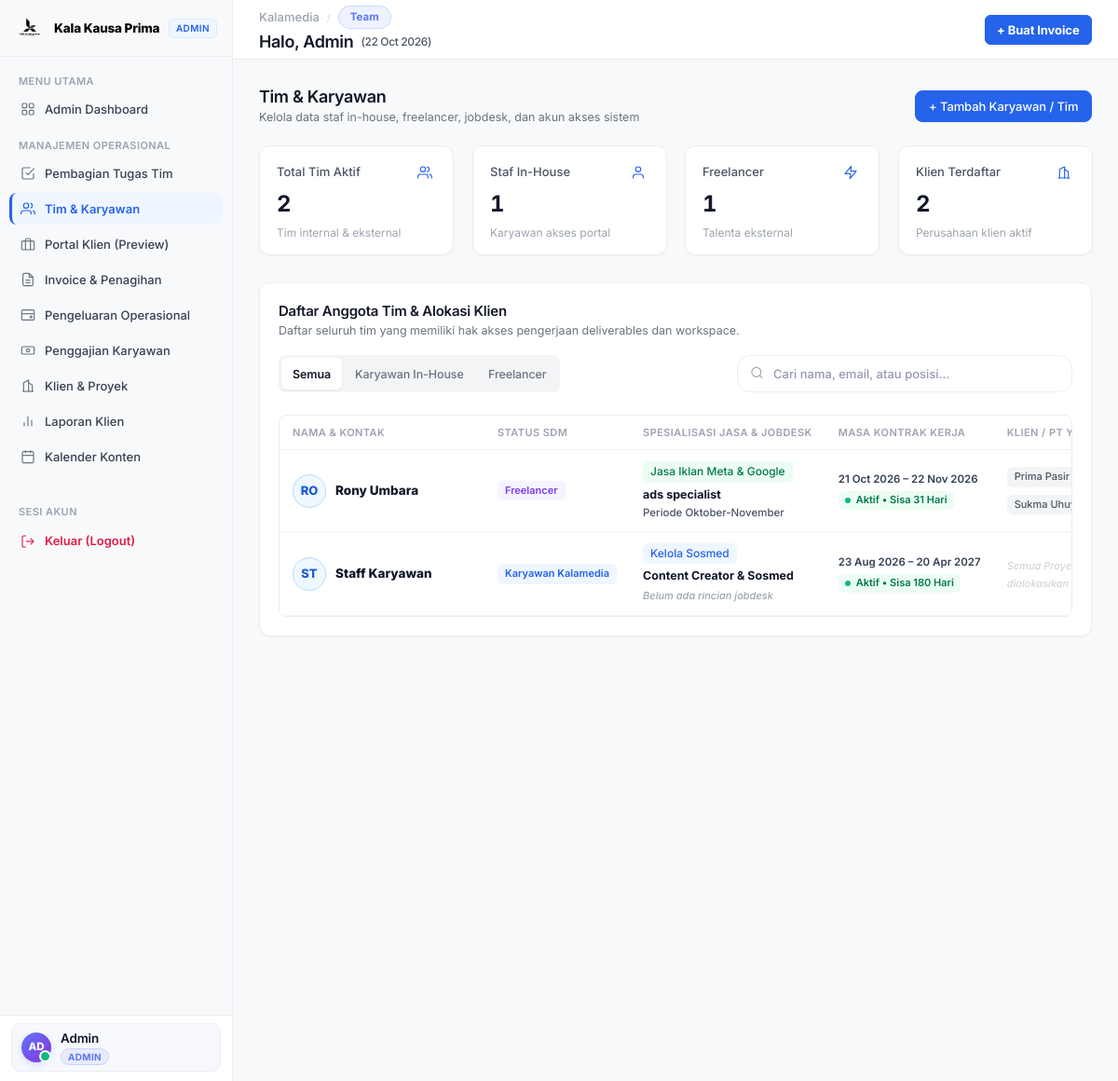
Page /team?_slot=internal&_u=u_2 (signed in) on the earlier database version.
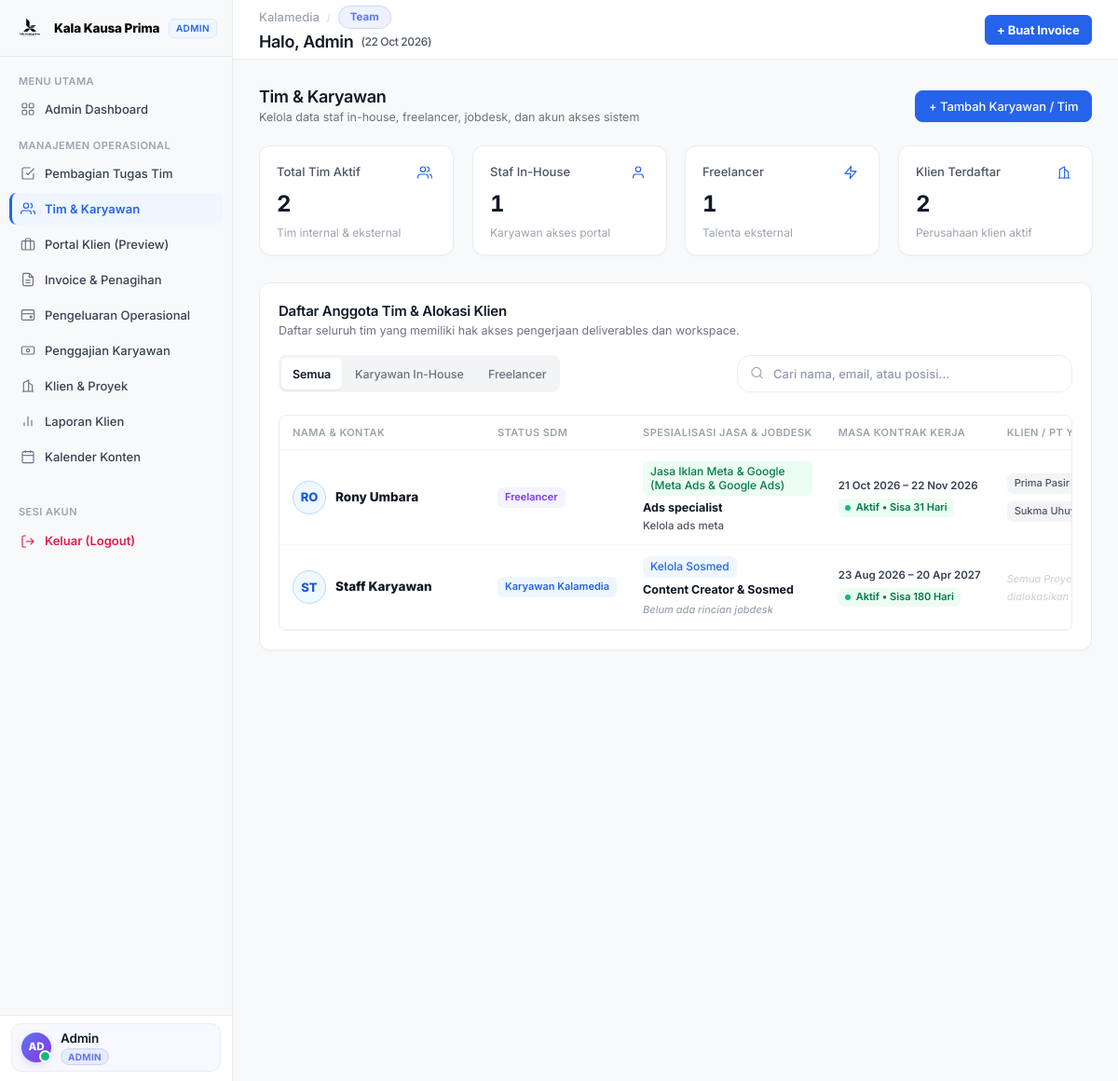
Same page on the later database version.
### tables this page shows
CREATE TABLE users (
                id INTEGER PRIMARY KEY AUTOINCREMENT,
                name VARCHAR(100) NOT NULL,
                email VARCHAR(150) UNIQUE NOT NULL,
                password VARCHAR(255) NOT NULL,
                role VARCHAR(20) NOT NULL DEFAULT 'admin', -- 'owner' or 'admin'
                avatar VARCHAR(255) DEFAULT NULL,
                created_at DATETIME DEFAULT CURRENT_TIMESTAMP
            , employment_type VARCHAR(30) DEFAULT 'internal', phone_wa VARCHAR(50) DEFAULT NULL, client_id INT DEFAULT NULL, is_active INT DEFAULT 1, position VARCHAR(150) DEFAULT NULL, jobdesk TEXT DEFAULT NULL, is_deleted INT DEFAULT 0, service_specialty VARCHAR(150) DEFAULT 'Kelola Sosmed', contract_start_date DATE DEFAULT NULL, contract_end_date DATE DEFAULT NULL);

CREATE TABLE clients (
                id INTEGER PRIMARY KEY AUTOINCREMENT,
                name VARCHAR(150) NOT NULL,
                company VARCHAR(150) NOT NULL,
                email VARCHAR(150) NOT NULL,
                phone VARCHAR(50) NOT NULL,
                address TEXT DEFAULT NULL,
                created_at DATETIME DEFAULT CURRENT_TIMESTAMP
            , logo VARCHAR(255) DEFAULT NULL, is_deleted INTEGER DEFAULT 0, company_name VARCHAR(150) DEFAULT NULL, pic_name VARCHAR(150) DEFAULT NULL, package_name VARCHAR(100) DEFAULT 'Social Media & Performance Ads', status VARCHAR(30) DEFAULT 'Active', service_type VARCHAR(200) DEFAULT 'Kelola Sosmed', contract_start_date DATE DEFAULT NULL, contract_end_date DATE DEFAULT NULL, contract_status VARCHAR(30) DEFAULT 'active');

### views/team.php (shortened to what the rows shown need)
<?php
$db = Database::getConnection();
$allClients = $db->query("
    SELECT id, company, name as pic_name
    FROM clients
    WHERE COALESCE(is_deleted, 0) = 0
    ORDER BY company ASC
")->fetchAll();
$teamMembers = $db->query("
    SELECT u.id, u.name, u.email, u.role, u.employment_type, u.position, u.jobdesk, u.phone_wa, u.avatar, u.is_active, u.created_at,
           u.service_specialty, u.contract_start_date, u.contract_end_date
    FROM users u
    WHERE u.role IN ('karyawan', 'freelancer') AND COALESCE(u.is_deleted, 0) = 0
    ORDER BY
        CASE WHEN u.employment_type = 'karyawan' THEN 1 ELSE 2 END,
        u.name ASC
")->fetchAll();
?>
<!DOCTYPE html>
<html lang="id">
<head>
  <link rel="stylesheet" href="assets/css/style.css?v=saas-linear-1.0">
</head>
<body>
  <div class="app-container">
    <main class="main-wrapper">
      <?php require_once BASE_PATH . '/includes/header.php'; ?>
      <div class="content-body">
        <div class="page-header-bar" style="display: flex; justify-content: space-between; align-items: center; margin-bottom: 20px; flex-wrap: wrap; gap: 12px;">
          <div>
            <h1 class="page-title" style="font-size: 18px; font-weight: 600; color: #111827; letter-spacing: -0.02em; margin: 0;">Tim &amp; Karyawan</h1>
          </div>
        </div>
        <div class="bento-table-card" style="overflow: visible; min-width: 0; max-width: 100%;">
          <div style="margin-bottom: 16px;">
            <h2 class="panel-title" style="font-size: 15px; font-weight: 600; color: #111827; margin: 0; letter-spacing: -0.015em;">
              Daftar Anggota Tim &amp; Alokasi Klien
            </h2>
          </div>
          <div class="kala-table-scroll table-responsive" style="width:100%; overflow-x:auto; -webkit-overflow-scrolling:touch; display:block;">
            <table class="table-custom" style="min-width: 960px; width: 100%;">
              <thead>
                <tr>
                  <th style="min-width: 220px; white-space: nowrap;">NAMA &amp; KONTAK</th>
                  <th style="min-width: 130px; white-space: nowrap;">STATUS SDM</th>
                  <th style="min-width: 200px; white-space: nowrap;">SPESIALISASI JASA &amp; JOBDESK</th>
                  <th style="min-width: 150px; white-space: nowrap;">MASA KONTRAK KERJA</th>
                  <th style="min-width: 180px; white-space: nowrap;">KLIEN / PT YANG DIPEGANG</th>
                </tr>
              </thead>
              <tbody id="team-table-body">
                <?php if (empty($teamMembers)): ?>
                  <tr id="empty-team-row">
                    <td colspan="7" style="text-align: center; color: var(--text-muted); padding: 48px;">
                      <svg width="28" height="28" viewBox="0 0 24 24" fill="none" stroke="#9CA3AF" stroke-width="1.75" stroke-linecap="round" stroke-linejoin="round" style="margin: 0 auto 8px; display: block;"><path d="M17 21v-2a4 4 0 0 0-4-4H5a4 4 0 0 0-4 4v2"/><circle cx="9" cy="7" r="4"/><path d="M23 21v-2a4 4 0 0 0-3-3.87"/><path d="M16 3.13a4 4 0 0 1 0 7.75"/></svg>
                      <div style="font-weight: 600; color: #111827; margin-bottom: 4px; font-size: 14px;">Belum Ada Anggota Tim</div>
                      <p style="font-size: 12.5px; color: #6B7280; margin: 0 auto 16px; max-width: 400px;">
                        Klik tombol "+ Tambah Karyawan / Tim" di atas untuk mendaftarkan karyawan atau freelancer pertama Anda.
                      </p>
                      <button type="button" class="btn btn-primary btn-sm" onclick="openModal('modal-create-team-member')">
                        + Tambah Karyawan / Tim
                      </button>
                    </td>
                  </tr>
                <?php else: ?>
                  <?php
                  $today = date('Y-m-d');
                  foreach ($teamMembers as $m):
                    $spec = $m['service_specialty'] ?? '';
                    $specClass = 'service-tag-default';
                    if (stripos($spec, 'sosmed') !== false) $specClass = 'service-tag-sosmed';
                    elseif (stripos($spec, 'desain') !== false) $specClass = 'service-tag-desain';
                    elseif (stripos($spec, 'web') !== false) $specClass = 'service-tag-web';
                    elseif (stripos($spec, 'iklan') !== false) $specClass = 'service-tag-ads';
                    $wStart = $m['contract_start_date'] ?? null;
                    $wEnd = $m['contract_end_date'] ?? null;
                    $wExpired = false;
                    $wDaysLeft = null;
                    if ($wEnd) {
                        $diff = (int)ceil((strtotime($wEnd) - strtotime($today)) / 86400);
                        if ($diff < 0) {
                            $wExpired = true;
                        } else {
                            $wDaysLeft = $diff;
                        }
                    }
                  ?>
                    <tr class="team-row" data-role="<?= htmlspecialchars($m['employment_type']) ?>" data-specialty="<?= htmlspecialchars(strtolower($spec)) ?>">
                      <td style="min-width: 220px; white-space: nowrap;">
                        <div style="display: flex; align-items: center; gap: 10px;">
                          <div style="width: 36px; height: 36px; border-radius: 50%; background: #EFF8FF; color: #175CD3; display: flex; align-items: center; justify-content: center; font-weight: 800; font-size: 13px; flex-shrink: 0; border: 1px solid #B2DDFF;">
                            <?= strtoupper(substr($m['name'], 0, 2)) ?>
                          </div>
                          <div>
                            <div style="font-weight: 800; color: #101828; font-size: 13.5px;">
                              <?= htmlspecialchars($m['name']) ?>
                            </div>
                          </div>
                        </div>
                      </td>
                      <td style="min-width: 130px; white-space: nowrap;">
                        <?php if ($m['employment_type'] === 'freelancer'): ?>
                          <span class="team-badge-freelancer">Freelancer</span>
                        <?php else: ?>
                          <span class="team-badge-karyawan">Karyawan Kalamedia</span>
                        <?php endif; ?>
                      </td>
                      <td style="min-width: 200px;">
                        <?php if (!empty($spec)): ?>
                          <div>
                            <span class="service-tag <?= $specClass ?>"><?= htmlspecialchars($spec) ?></span>
                          </div>
                        <?php endif; ?>
                        <div style="font-weight: 700; color: #101828; font-size: 12.5px; margin-bottom: 2px;">
                          <?= htmlspecialchars($m['position'] ?: 'Spesialis Tim') ?>
                        </div>
                        <?php if (!empty($m['jobdesk'])): ?>
                          <div style="font-size: 11.5px; color: var(--text-secondary); max-width: 280px; line-height: 1.4; display: -webkit-box; -webkit-line-clamp: 2; -webkit-box-orient: vertical; overflow: hidden;" title="<?= htmlspecialchars($m['jobdesk']) ?>">
                            <?= nl2br(htmlspecialchars($m['jobdesk'])) ?>
                          </div>
                        <?php else: ?>
                          <span style="font-size: 11px; color: var(--text-muted); font-style: italic;">Belum ada rincian jobdesk</span>
                        <?php endif; ?>
                      </td>
                      <td style="min-width: 150px; white-space: nowrap;">
                        <?php if ($wStart && $wEnd): ?>
                          <div style="font-size: 11.5px; color: #344054; font-weight: 600; margin-bottom: 4px;">
                            <?= date('d M Y', strtotime($wStart)) ?> &ndash; <?= date('d M Y', strtotime($wEnd)) ?>
                          </div>
                        <?php else: ?>
                          <div style="font-size: 11px; color: var(--text-muted); font-style: italic; margin-bottom: 4px;">Belum diset</div>
                        <?php endif; ?>
                        <?php if ($wExpired): ?>
                          <span style="background: #FEF3F2; color: #B42318; border: none; font-size: 11px; font-weight: 600; padding: 2px 7px; border-radius: 6px; display: inline-flex; align-items: center;">
                            <span class="status-dot dot-red"></span> Kontrak Berakhir
                          </span>
                        <?php elseif ($wDaysLeft !== null): ?>
                          <span style="background: #ECFDF3; color: #027A48; border: none; font-size: 11px; font-weight: 600; padding: 2px 7px; border-radius: 6px; display: inline-flex; align-items: center;">
                            <span class="status-dot dot-green"></span> Aktif • Sisa <?= $wDaysLeft ?> Hari
                          </span>
                        <?php endif; ?>
                      </td>
                      <td style="min-width: 180px;">
                        <?php if (!empty($m['assigned_clients'])): ?>
                          <div style="display: flex; flex-wrap: wrap; max-width: 260px; gap: 4px;">
                            <?php foreach ($m['assigned_clients'] as $ac): ?>
                              <span class="client-tag-pill"><?= htmlspecialchars($ac['company']) ?></span>
                            <?php endforeach; ?>
                          </div>
                        <?php else: ?>
                          <span style="font-size: 11px; color: var(--text-tertiary); font-style: italic;">Semua Proyek / Belum dialokasikan</span>
                        <?php endif; ?>
                      </td>
                    </tr>
                  <?php endforeach; ?>
                <?php endif; ?>
              </tbody>
            </table>
          </div>
        </div>
      </div>
    </main>
  </div>
  <?php require_once BASE_PATH . '/includes/footer.php'; ?>

Differences in the rows shown:
changed users "Rony Umbara": service_specialty "Jasa Iklan Meta & Google" → "Jasa Iklan Meta & Google (Meta Ads & Google Ads)"; position "ads specialist" → "Ads specialist"; jobdesk "Periode Oktober-November" → "Kelola ads meta"
